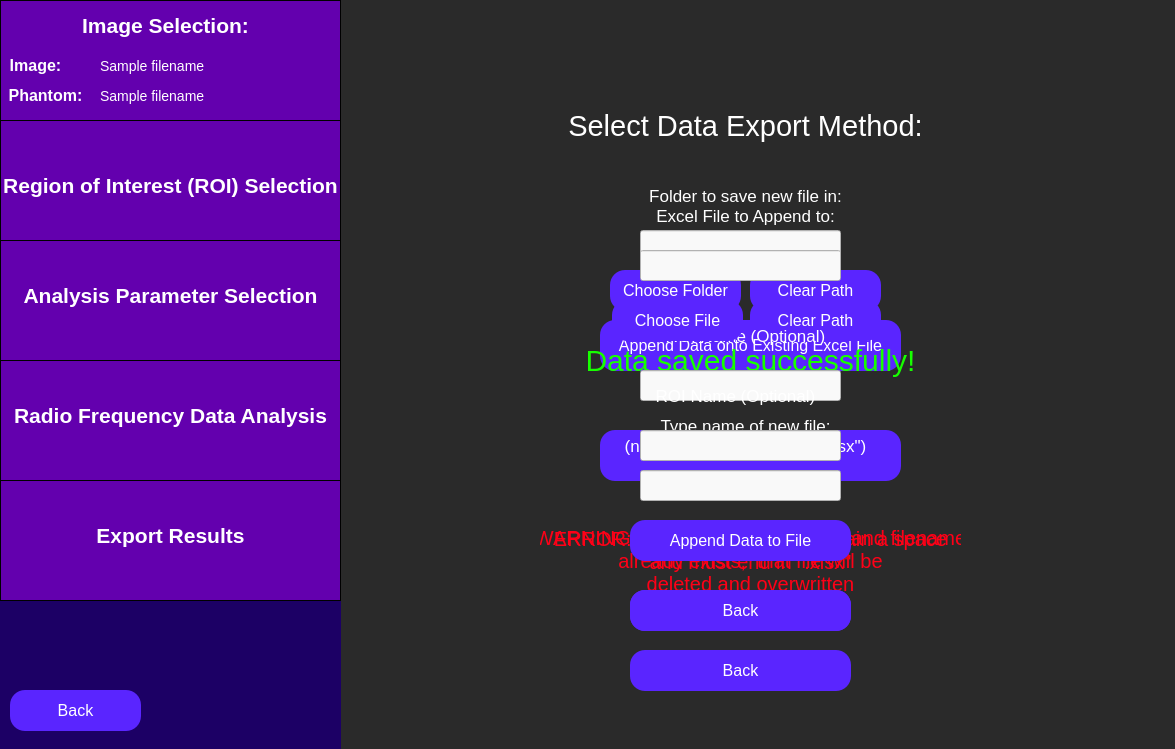
<?xml version="1.0" encoding="UTF-8"?>
<ui version="4.0">
 <class>exportData</class>
 <widget class="QWidget" name="exportData">
  <property name="geometry">
   <rect>
    <x>0</x>
    <y>0</y>
    <width>1175</width>
    <height>749</height>
   </rect>
  </property>
  <property name="windowTitle">
   <string>Export Data</string>
  </property>
  <property name="styleSheet">
   <string notr="true">QWidget {
	background: rgb(42, 42, 42);
}</string>
  </property>
  <widget class="QWidget" name="widget" native="true">
   <property name="geometry">
    <rect>
     <x>0</x>
     <y>0</y>
     <width>341</width>
     <height>751</height>
    </rect>
   </property>
   <property name="toolTip">
    <string>&lt;html&gt;&lt;head/&gt;&lt;body&gt;&lt;p&gt;&lt;br/&gt;&lt;/p&gt;&lt;/body&gt;&lt;/html&gt;</string>
   </property>
   <property name="styleSheet">
    <string notr="true">QWidget {
	background-color: rgb(28, 0, 101);
}</string>
   </property>
   <widget class="QFrame" name="frame">
    <property name="geometry">
     <rect>
      <x>0</x>
      <y>0</y>
      <width>341</width>
      <height>121</height>
     </rect>
    </property>
    <property name="styleSheet">
     <string notr="true">QFrame {
	background-color: rgb(99, 0, 174);
	border: 1px solid black;
}</string>
    </property>
    <property name="frameShape">
     <enum>QFrame::StyledPanel</enum>
    </property>
    <property name="frameShadow">
     <enum>QFrame::Raised</enum>
    </property>
    <widget class="QLabel" name="imageSelectionLabelSidebar">
     <property name="geometry">
      <rect>
       <x>70</x>
       <y>0</y>
       <width>191</width>
       <height>51</height>
      </rect>
     </property>
     <property name="styleSheet">
      <string notr="true">QLabel {
	font-size: 21px;
	color: rgb(255, 255, 255);
	background-color: rgba(255, 255, 255, 0);
	border: 0px;
	font-weight: bold;
}</string>
     </property>
     <property name="text">
      <string>Image Selection:</string>
     </property>
     <property name="alignment">
      <set>Qt::AlignCenter</set>
     </property>
    </widget>
    <widget class="QLabel" name="imageLabel">
     <property name="geometry">
      <rect>
       <x>-60</x>
       <y>40</y>
       <width>191</width>
       <height>51</height>
      </rect>
     </property>
     <property name="styleSheet">
      <string notr="true">QLabel {
	font-size: 16px;
	color: rgb(255, 255, 255);
	background-color: rgba(255, 255, 255, 0);
	border: 0px;
	font-weight: bold;
}</string>
     </property>
     <property name="text">
      <string>Image:</string>
     </property>
     <property name="alignment">
      <set>Qt::AlignCenter</set>
     </property>
    </widget>
    <widget class="QLabel" name="phantomLabel">
     <property name="geometry">
      <rect>
       <x>-50</x>
       <y>70</y>
       <width>191</width>
       <height>51</height>
      </rect>
     </property>
     <property name="styleSheet">
      <string notr="true">QLabel {
	font-size: 16px;
	color: rgb(255, 255, 255);
	background-color: rgba(255, 255, 255, 0);
	border: 0px;
	font-weight: bold
}</string>
     </property>
     <property name="text">
      <string>Phantom:</string>
     </property>
     <property name="alignment">
      <set>Qt::AlignCenter</set>
     </property>
    </widget>
    <widget class="QLabel" name="imagePathInput">
     <property name="geometry">
      <rect>
       <x>100</x>
       <y>40</y>
       <width>241</width>
       <height>51</height>
      </rect>
     </property>
     <property name="styleSheet">
      <string notr="true">QLabel {
	font-size: 14px;
	color: rgb(255, 255, 255);
	background-color: rgba(255, 255, 255, 0);
	border: 0px;
}</string>
     </property>
     <property name="text">
      <string>Sample filename </string>
     </property>
     <property name="alignment">
      <set>Qt::AlignLeading|Qt::AlignLeft|Qt::AlignVCenter</set>
     </property>
    </widget>
    <widget class="QLabel" name="phantomPathInput">
     <property name="geometry">
      <rect>
       <x>100</x>
       <y>70</y>
       <width>241</width>
       <height>51</height>
      </rect>
     </property>
     <property name="styleSheet">
      <string notr="true">QLabel {
	font-size: 14px;
	color: rgb(255, 255, 255);
	background-color: rgba(255, 255, 255, 0);
	border: 0px;
}</string>
     </property>
     <property name="text">
      <string>Sample filename </string>
     </property>
     <property name="alignment">
      <set>Qt::AlignLeading|Qt::AlignLeft|Qt::AlignVCenter</set>
     </property>
    </widget>
   </widget>
   <widget class="QFrame" name="frame_2">
    <property name="geometry">
     <rect>
      <x>0</x>
      <y>120</y>
      <width>341</width>
      <height>121</height>
     </rect>
    </property>
    <property name="styleSheet">
     <string notr="true">QFrame {
	background-color: rgb(99, 0, 174);;
	border: 1px solid black;
}</string>
    </property>
    <property name="frameShape">
     <enum>QFrame::StyledPanel</enum>
    </property>
    <property name="frameShadow">
     <enum>QFrame::Raised</enum>
    </property>
    <widget class="QLabel" name="roiSidebarLabel">
     <property name="geometry">
      <rect>
       <x>0</x>
       <y>40</y>
       <width>341</width>
       <height>51</height>
      </rect>
     </property>
     <property name="styleSheet">
      <string notr="true">QLabel {
	font-size: 21px;
	color: rgb(255, 255, 255);
	background-color: rgba(255, 255, 255, 0);
	border: 0px;
	font-weight: bold;
}</string>
     </property>
     <property name="text">
      <string>Region of Interest (ROI) Selection</string>
     </property>
     <property name="alignment">
      <set>Qt::AlignCenter</set>
     </property>
    </widget>
   </widget>
   <widget class="QFrame" name="frame_4">
    <property name="geometry">
     <rect>
      <x>0</x>
      <y>360</y>
      <width>341</width>
      <height>121</height>
     </rect>
    </property>
    <property name="styleSheet">
     <string notr="true">QFrame {
	background-color:  rgb(99, 0, 174);
	border: 1px solid black;
}</string>
    </property>
    <property name="frameShape">
     <enum>QFrame::StyledPanel</enum>
    </property>
    <property name="frameShadow">
     <enum>QFrame::Raised</enum>
    </property>
    <widget class="QLabel" name="rfAnalysisLabel">
     <property name="geometry">
      <rect>
       <x>0</x>
       <y>30</y>
       <width>341</width>
       <height>51</height>
      </rect>
     </property>
     <property name="styleSheet">
      <string notr="true">QLabel {
	font-size: 21px;
	color: rgb(255, 255, 255);
	background-color: rgba(255, 255, 255, 0);
	border: 0px;
	font-weight: bold;
}</string>
     </property>
     <property name="text">
      <string>Radio Frequency Data Analysis</string>
     </property>
     <property name="alignment">
      <set>Qt::AlignCenter</set>
     </property>
    </widget>
   </widget>
   <widget class="QFrame" name="frame_5">
    <property name="geometry">
     <rect>
      <x>0</x>
      <y>480</y>
      <width>341</width>
      <height>121</height>
     </rect>
    </property>
    <property name="styleSheet">
     <string notr="true">QFrame {
	background-color:  rgb(99, 0, 174);
	border: 1px solid black;
}</string>
    </property>
    <property name="frameShape">
     <enum>QFrame::StyledPanel</enum>
    </property>
    <property name="frameShadow">
     <enum>QFrame::Raised</enum>
    </property>
    <widget class="QLabel" name="exportResultsLabel">
     <property name="geometry">
      <rect>
       <x>20</x>
       <y>30</y>
       <width>301</width>
       <height>51</height>
      </rect>
     </property>
     <property name="styleSheet">
      <string notr="true">QLabel {
	font-size: 21px;
	color: rgb(255, 255, 255);
	background-color: rgba(255, 255, 255, 0);
	border: 0px;
	font-weight: bold;
}</string>
     </property>
     <property name="text">
      <string>Export Results</string>
     </property>
     <property name="alignment">
      <set>Qt::AlignCenter</set>
     </property>
    </widget>
   </widget>
  </widget>
  <widget class="QFrame" name="frame_3">
   <property name="geometry">
    <rect>
     <x>0</x>
     <y>240</y>
     <width>341</width>
     <height>121</height>
    </rect>
   </property>
   <property name="styleSheet">
    <string notr="true">QFrame {
	background-color: rgb(99, 0, 174);
	border: 1px solid black;
}</string>
   </property>
   <property name="frameShape">
    <enum>QFrame::StyledPanel</enum>
   </property>
   <property name="frameShadow">
    <enum>QFrame::Raised</enum>
   </property>
   <widget class="QLabel" name="analysisParamsLabel">
    <property name="geometry">
     <rect>
      <x>0</x>
      <y>30</y>
      <width>341</width>
      <height>51</height>
     </rect>
    </property>
    <property name="styleSheet">
     <string notr="true">QLabel {
	font-size: 21px;
	color: rgb(255, 255, 255);
	background-color: rgba(255, 255, 255, 0);
	border: 0px;
	font-weight:bold;
}</string>
    </property>
    <property name="text">
     <string>Analysis Parameter Selection</string>
    </property>
    <property name="alignment">
     <set>Qt::AlignCenter</set>
    </property>
   </widget>
  </widget>
  <widget class="QPushButton" name="backButton">
   <property name="geometry">
    <rect>
     <x>10</x>
     <y>690</y>
     <width>131</width>
     <height>41</height>
    </rect>
   </property>
   <property name="styleSheet">
    <string notr="true">QPushButton {
	color: white;
	font-size: 16px;
	background: rgb(90, 37, 255);
	border-radius: 15px;
}</string>
   </property>
   <property name="text">
    <string>Back</string>
   </property>
  </widget>
  <widget class="QLabel" name="selectDataLabel">
   <property name="geometry">
    <rect>
     <x>530</x>
     <y>60</y>
     <width>431</width>
     <height>131</height>
    </rect>
   </property>
   <property name="styleSheet">
    <string notr="true">QLabel {
	font-size: 29px;
	color: rgb(255, 255, 255);
	background-color: rgba(255, 255, 255, 0);
}</string>
   </property>
   <property name="text">
    <string>Select Data Export Method:</string>
   </property>
   <property name="textFormat">
    <enum>Qt::AutoText</enum>
   </property>
   <property name="scaledContents">
    <bool>false</bool>
   </property>
   <property name="alignment">
    <set>Qt::AlignCenter</set>
   </property>
   <property name="wordWrap">
    <bool>true</bool>
   </property>
  </widget>
  <widget class="QPushButton" name="appendFileOptionButton">
   <property name="geometry">
    <rect>
     <x>600</x>
     <y>320</y>
     <width>301</width>
     <height>51</height>
    </rect>
   </property>
   <property name="toolTip">
    <string>&lt;html&gt;&lt;head/&gt;&lt;body&gt;&lt;p&gt;&lt;br/&gt;&lt;/p&gt;&lt;/body&gt;&lt;/html&gt;</string>
   </property>
   <property name="styleSheet">
    <string notr="true">QPushButton {
	color: white;
	font-size: 16px;
	background: rgb(90, 37, 255);
	border-radius: 15px;
}</string>
   </property>
   <property name="text">
    <string>Append Data onto Existing Excel File</string>
   </property>
  </widget>
  <widget class="QPushButton" name="clearAppendFileButton">
   <property name="geometry">
    <rect>
     <x>750</x>
     <y>300</y>
     <width>131</width>
     <height>41</height>
    </rect>
   </property>
   <property name="styleSheet">
    <string notr="true">QPushButton {
	color: white;
	font-size: 16px;
	background: rgb(90, 37, 255);
	border-radius: 15px;
}</string>
   </property>
   <property name="text">
    <string>Clear Path</string>
   </property>
  </widget>
  <widget class="QLabel" name="appendFileLabel">
   <property name="geometry">
    <rect>
     <x>610</x>
     <y>190</y>
     <width>271</width>
     <height>51</height>
    </rect>
   </property>
   <property name="styleSheet">
    <string notr="true">QLabel {
	background-color: rgba(255, 255, 255, 0);
	color: white;
	font-size: 17px;
}</string>
   </property>
   <property name="text">
    <string>Excel File to Append to:</string>
   </property>
   <property name="alignment">
    <set>Qt::AlignCenter</set>
   </property>
   <property name="textInteractionFlags">
    <set>Qt::NoTextInteraction</set>
   </property>
  </widget>
  <widget class="QPushButton" name="chooseAppendFileButton">
   <property name="geometry">
    <rect>
     <x>612</x>
     <y>300</y>
     <width>131</width>
     <height>41</height>
    </rect>
   </property>
   <property name="styleSheet">
    <string notr="true">QPushButton {
	color: white;
	font-size: 16px;
	background: rgb(90, 37, 255);
	border-radius: 15px;
}</string>
   </property>
   <property name="text">
    <string>Choose File</string>
   </property>
  </widget>
  <widget class="QLineEdit" name="appendFilePath">
   <property name="geometry">
    <rect>
     <x>640</x>
     <y>250</y>
     <width>201</width>
     <height>31</height>
    </rect>
   </property>
   <property name="styleSheet">
    <string notr="true">QLineEdit {
	background-color: rgb(249, 249, 249);
	color: black;
}</string>
   </property>
  </widget>
  <widget class="QPushButton" name="newFileOptionButton">
   <property name="geometry">
    <rect>
     <x>600</x>
     <y>430</y>
     <width>301</width>
     <height>51</height>
    </rect>
   </property>
   <property name="toolTip">
    <string>&lt;html&gt;&lt;head/&gt;&lt;body&gt;&lt;p&gt;&lt;br/&gt;&lt;/p&gt;&lt;/body&gt;&lt;/html&gt;</string>
   </property>
   <property name="styleSheet">
    <string notr="true">QPushButton {
	color: white;
	font-size: 16px;
	background: rgb(90, 37, 255);
	border-radius: 15px;
}</string>
   </property>
   <property name="text">
    <string>Save to New Excel File</string>
   </property>
  </widget>
  <widget class="QLineEdit" name="newFolderPathInput">
   <property name="geometry">
    <rect>
     <x>640</x>
     <y>230</y>
     <width>201</width>
     <height>31</height>
    </rect>
   </property>
   <property name="styleSheet">
    <string notr="true">QLineEdit {
	background-color: rgb(249, 249, 249);
	color: black;
}</string>
   </property>
  </widget>
  <widget class="QPushButton" name="chooseNewFolderButton">
   <property name="geometry">
    <rect>
     <x>610</x>
     <y>270</y>
     <width>131</width>
     <height>41</height>
    </rect>
   </property>
   <property name="styleSheet">
    <string notr="true">QPushButton {
	color: white;
	font-size: 16px;
	background: rgb(90, 37, 255);
	border-radius: 15px;
}</string>
   </property>
   <property name="text">
    <string>Choose Folder</string>
   </property>
  </widget>
  <widget class="QLabel" name="newFolderPathLabel">
   <property name="geometry">
    <rect>
     <x>610</x>
     <y>170</y>
     <width>271</width>
     <height>51</height>
    </rect>
   </property>
   <property name="styleSheet">
    <string notr="true">QLabel {
	background-color: rgba(255, 255, 255, 0);
	color: white;
	font-size: 17px;
}</string>
   </property>
   <property name="text">
    <string>Folder to save new file in:</string>
   </property>
   <property name="alignment">
    <set>Qt::AlignCenter</set>
   </property>
   <property name="textInteractionFlags">
    <set>Qt::NoTextInteraction</set>
   </property>
  </widget>
  <widget class="QPushButton" name="clearNewFolderButton">
   <property name="geometry">
    <rect>
     <x>750</x>
     <y>270</y>
     <width>131</width>
     <height>41</height>
    </rect>
   </property>
   <property name="styleSheet">
    <string notr="true">QPushButton {
	color: white;
	font-size: 16px;
	background: rgb(90, 37, 255);
	border-radius: 15px;
}</string>
   </property>
   <property name="text">
    <string>Clear Path</string>
   </property>
  </widget>
  <widget class="QLineEdit" name="newFileNameInput">
   <property name="geometry">
    <rect>
     <x>640</x>
     <y>470</y>
     <width>201</width>
     <height>31</height>
    </rect>
   </property>
   <property name="styleSheet">
    <string notr="true">QLineEdit {
	background-color: rgb(249, 249, 249);
	color: black;
}</string>
   </property>
   <property name="alignment">
    <set>Qt::AlignCenter</set>
   </property>
  </widget>
  <widget class="QPushButton" name="createNewFileButton">
   <property name="geometry">
    <rect>
     <x>630</x>
     <y>590</y>
     <width>221</width>
     <height>41</height>
    </rect>
   </property>
   <property name="styleSheet">
    <string notr="true">QPushButton {
	color: white;
	font-size: 16px;
	background: rgb(90, 37, 255);
	border-radius: 15px;
}</string>
   </property>
   <property name="text">
    <string>Create File</string>
   </property>
  </widget>
  <widget class="QLabel" name="newFileNameLabel">
   <property name="geometry">
    <rect>
     <x>610</x>
     <y>410</y>
     <width>271</width>
     <height>51</height>
    </rect>
   </property>
   <property name="styleSheet">
    <string notr="true">QLabel {
	background-color: rgba(255, 255, 255, 0);
	color: white;
	font-size: 17px;
}</string>
   </property>
   <property name="text">
    <string>Type name of new file:
(no spaces,  must end in &quot;.xlsx&quot;)</string>
   </property>
   <property name="alignment">
    <set>Qt::AlignCenter</set>
   </property>
   <property name="textInteractionFlags">
    <set>Qt::NoTextInteraction</set>
   </property>
  </widget>
  <widget class="QPushButton" name="appendFileButton">
   <property name="geometry">
    <rect>
     <x>630</x>
     <y>520</y>
     <width>221</width>
     <height>41</height>
    </rect>
   </property>
   <property name="styleSheet">
    <string notr="true">QPushButton {
	color: white;
	font-size: 16px;
	background: rgb(90, 37, 255);
	border-radius: 15px;
}</string>
   </property>
   <property name="text">
    <string>Append Data to File</string>
   </property>
  </widget>
  <widget class="QPushButton" name="appendFileBackButton">
   <property name="geometry">
    <rect>
     <x>630</x>
     <y>590</y>
     <width>221</width>
     <height>41</height>
    </rect>
   </property>
   <property name="styleSheet">
    <string notr="true">QPushButton {
	color: white;
	font-size: 16px;
	background: rgb(90, 37, 255);
	border-radius: 15px;
}</string>
   </property>
   <property name="text">
    <string>Back</string>
   </property>
  </widget>
  <widget class="QPushButton" name="newFileBackButton">
   <property name="geometry">
    <rect>
     <x>630</x>
     <y>650</y>
     <width>221</width>
     <height>41</height>
    </rect>
   </property>
   <property name="styleSheet">
    <string notr="true">QPushButton {
	color: white;
	font-size: 16px;
	background: rgb(90, 37, 255);
	border-radius: 15px;
}</string>
   </property>
   <property name="text">
    <string>Back</string>
   </property>
  </widget>
  <widget class="QLabel" name="fileNameErrorLabel">
   <property name="geometry">
    <rect>
     <x>540</x>
     <y>510</y>
     <width>421</width>
     <height>81</height>
    </rect>
   </property>
   <property name="styleSheet">
    <string notr="true">QLabel {
	color: rgb(255, 0, 23);
	font-size: 20px;
	background-color: rgba(255, 255, 255, 0);
}</string>
   </property>
   <property name="text">
    <string>ERROR: Filename must not contain a space
and must end in &quot;.xlsx&quot;</string>
   </property>
   <property name="alignment">
    <set>Qt::AlignCenter</set>
   </property>
  </widget>
  <widget class="QLabel" name="fileNameWarningLabel">
   <property name="geometry">
    <rect>
     <x>540</x>
     <y>520</y>
     <width>421</width>
     <height>81</height>
    </rect>
   </property>
   <property name="styleSheet">
    <string notr="true">QLabel {
	color: rgb(255, 0, 23);
	font-size: 20px;
	background-color: rgba(255, 255, 255, 0);
}</string>
   </property>
   <property name="text">
    <string>WARNING: If file of specified folder and filename
already exists,  that file will be
deleted and overwritten</string>
   </property>
   <property name="alignment">
    <set>Qt::AlignCenter</set>
   </property>
  </widget>
  <widget class="QLabel" name="dataSavedSuccessfullyLabel">
   <property name="geometry">
    <rect>
     <x>540</x>
     <y>320</y>
     <width>421</width>
     <height>81</height>
    </rect>
   </property>
   <property name="styleSheet">
    <string notr="true">QLabel {
	color: rgb(23, 255, 0);
	font-size: 30px;
	background-color: rgba(255, 255, 255, 0);
}</string>
   </property>
   <property name="text">
    <string>Data saved successfully!</string>
   </property>
   <property name="alignment">
    <set>Qt::AlignCenter</set>
   </property>
  </widget>
  <widget class="QLabel" name="roiNameLabelNew">
   <property name="geometry">
    <rect>
     <x>610</x>
     <y>310</y>
     <width>271</width>
     <height>51</height>
    </rect>
   </property>
   <property name="styleSheet">
    <string notr="true">QLabel {
	background-color: rgba(255, 255, 255, 0);
	color: white;
	font-size: 17px;
}</string>
   </property>
   <property name="text">
    <string>ROI Name (Optional)</string>
   </property>
   <property name="alignment">
    <set>Qt::AlignCenter</set>
   </property>
   <property name="textInteractionFlags">
    <set>Qt::NoTextInteraction</set>
   </property>
  </widget>
  <widget class="QLineEdit" name="roiNameInputNew">
   <property name="geometry">
    <rect>
     <x>640</x>
     <y>370</y>
     <width>201</width>
     <height>31</height>
    </rect>
   </property>
   <property name="styleSheet">
    <string notr="true">QLineEdit {
	background-color: rgb(249, 249, 249);
	color: black;
}</string>
   </property>
   <property name="alignment">
    <set>Qt::AlignCenter</set>
   </property>
  </widget>
  <widget class="QLineEdit" name="roiNameInputAppend">
   <property name="geometry">
    <rect>
     <x>640</x>
     <y>430</y>
     <width>201</width>
     <height>31</height>
    </rect>
   </property>
   <property name="styleSheet">
    <string notr="true">QLineEdit {
	background-color: rgb(249, 249, 249);
	color: black;
}</string>
   </property>
   <property name="alignment">
    <set>Qt::AlignCenter</set>
   </property>
  </widget>
  <widget class="QLabel" name="roiNameLabelAppend">
   <property name="geometry">
    <rect>
     <x>600</x>
     <y>370</y>
     <width>271</width>
     <height>51</height>
    </rect>
   </property>
   <property name="styleSheet">
    <string notr="true">QLabel {
	background-color: rgba(255, 255, 255, 0);
	color: white;
	font-size: 17px;
}</string>
   </property>
   <property name="text">
    <string>ROI Name (Optional)</string>
   </property>
   <property name="alignment">
    <set>Qt::AlignCenter</set>
   </property>
   <property name="textInteractionFlags">
    <set>Qt::NoTextInteraction</set>
   </property>
  </widget>
  <zorder>fileNameErrorLabel</zorder>
  <zorder>fileNameWarningLabel</zorder>
  <zorder>widget</zorder>
  <zorder>frame_3</zorder>
  <zorder>backButton</zorder>
  <zorder>selectDataLabel</zorder>
  <zorder>appendFileOptionButton</zorder>
  <zorder>clearAppendFileButton</zorder>
  <zorder>appendFileLabel</zorder>
  <zorder>newFileOptionButton</zorder>
  <zorder>newFolderPathInput</zorder>
  <zorder>chooseNewFolderButton</zorder>
  <zorder>newFolderPathLabel</zorder>
  <zorder>clearNewFolderButton</zorder>
  <zorder>newFileNameInput</zorder>
  <zorder>createNewFileButton</zorder>
  <zorder>newFileNameLabel</zorder>
  <zorder>appendFileButton</zorder>
  <zorder>appendFileBackButton</zorder>
  <zorder>newFileBackButton</zorder>
  <zorder>dataSavedSuccessfullyLabel</zorder>
  <zorder>roiNameLabelNew</zorder>
  <zorder>roiNameInputNew</zorder>
  <zorder>appendFilePath</zorder>
  <zorder>chooseAppendFileButton</zorder>
  <zorder>roiNameInputAppend</zorder>
  <zorder>roiNameLabelAppend</zorder>
 </widget>
 <resources/>
 <connections/>
</ui>
